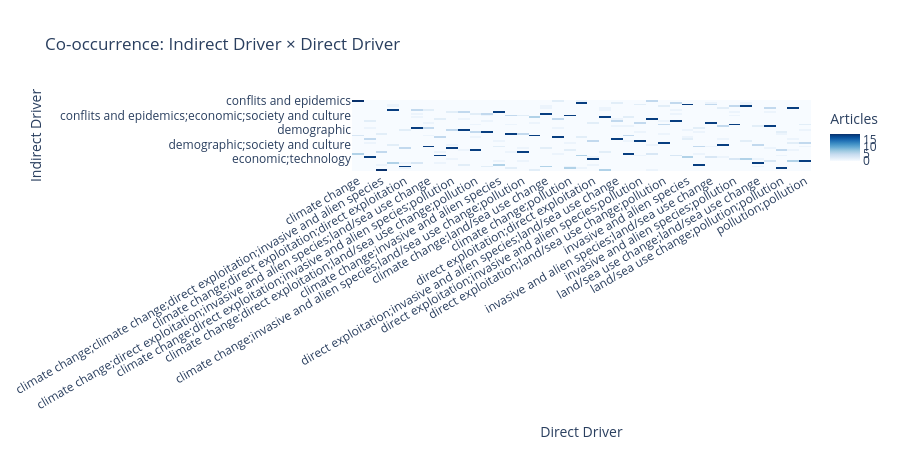

Source (notebook cell):
### Markdown cell above
## Step 5: Co-occurrence Heatmap — Indirect × Direct Driver

### Code cell
rows_expanded = []
for _, row in df.iterrows():
    directs   = [d.strip() for d in str(row['Direct_driver']).split(';')
                 if d.strip() and d.strip().lower() != 'unknown']
    indirects = [i.strip() for i in str(row['Indirect_driver']).split(';')
                 if i.strip() and i.strip().lower() != 'unknown']
    for ind in indirects:
        for dir_ in directs:
            rows_expanded.append({'indirect': ind, 'direct': dir_})

df_pairs = pd.DataFrame(rows_expanded)
cooccurrence = (
    df_pairs
    .groupby(['indirect', 'direct'])
    .size()
    .reset_index(name='count')
    .pivot(index='indirect', columns='direct', values='count')
    .fillna(0)
    .astype(int)
)

fig_heat = px.imshow(
    cooccurrence,
    title='Co-occurrence: Indirect Driver × Direct Driver',
    labels=dict(x='Direct Driver', y='Indirect Driver', color='Articles'),
    color_continuous_scale='Blues',
    text_auto=True,
    aspect='auto',
)
fig_heat.update_layout(height=450, margin=dict(l=220, b=160))
fig_heat.update_xaxes(tickangle=-30)
display(fig_heat)

### Figure 1 — Plotly figure (JSON) as saved in the notebook; plotly's stock layout.template omitted (floating-point values rounded to 4 significant figures; data arrays with more than 128 entries replaced by an {"elided": "..."} marker saying what was removed)
{"data": [{"coloraxis": "coloraxis", "hovertemplate": "Direct Driver: %{x}<br>Indirect Driver: %{y}<br>Articles: %{z}<extra></extra>", "name": "0", "texttemplate": "%{z}", "type": "heatmap", "x": ["climate change", "climate change;climate change", "climate change;climate change;direct exploitation;invasive and alien species", "climate change;direct exploitation", "climate change;direct exploitation;direct exploitation", "climate change;direct exploitation;invasive and alien species", "climate change;direct exploitation;invasive and alien species;land/sea use change", "climate change;direct exploitation;invasive and alien species;land/sea use change;pollution", "climate change;direct exploitation;invasive and alien species;pollution", "climate change;direct exploitation;land/sea use change", "climate change;direct exploitation;land/sea use change;pollution", "climate change;direct exploitation;pollution", "climate change;invasive and alien species", "climate change;invasive and alien species;land/sea use change", "climate change;invasive and alien species;land/sea use change;pollution", "climate change;invasive and alien species;pollution", "climate change;land/sea use change", "climate change;land/sea use change;pollution", "climate change;pollution", "direct exploitation", "direct exploitation;direct exploitation", "direct exploitation;invasive and alien species", "direct exploitation;invasive and alien species;land/sea use change", "direct exploitation;invasive and alien species;land/sea use change;pollution", "direct exploitation;invasive and alien species;pollution", "direct exploitation;land/sea use change", "direct exploitation;land/sea use change;pollution", "direct exploitation;pollution", "invasive and alien species", "invasive and alien species;invasive and alien species", "invasive and alien species;land/sea use change", "invasive and alien species;land/sea use change;pollution", "invasive and alien species;pollution", "land/sea use change", "land/sea use change;land/sea use change", "land/sea use change;pollution", "land/sea use change;pollution;pollution", "pollution", "pollution;pollution"], "xaxis": "x", "y": ["conflits and epidemics", "conflits and epidemics;demographic", "conflits and epidemics;demographic;economic", "conflits and epidemics;demographic;governance and institutions", "conflits and epidemics;demographic;society and culture", "conflits and epidemics;demographic;technology", "conflits and epidemics;economic", "conflits and epidemics;economic;governance and institutions", "conflits and epidemics;economic;society and culture", "conflits and epidemics;economic;technology", "conflits and epidemics;governance and institutions", "conflits and epidemics;governance and institutions;society and culture", "conflits and epidemics;governance and institutions;technology", "conflits and epidemics;society and culture", "conflits and epidemics;society and culture;technology", "conflits and epidemics;technology", "demographic", "demographic;economic", "demographic;economic;governance and institutions", "demographic;economic;society and culture", "demographic;economic;technology", "demographic;governance and institutions", "demographic;governance and institutions;society and culture", "demographic;governance and institutions;technology", "demographic;society and culture", "demographic;society and culture;technology", "demographic;technology", "economic", "economic;governance and institutions", "economic;governance and institutions;society and culture", "economic;governance and institutions;technology", "economic;society and culture", "economic;technology", "governance and institutions", "governance and institutions;society and culture", "governance and institutions;technology", "society and culture", "society and culture;technology", "technology"], "yaxis": "y", "z": {"elided": "39x39 int values"}}], "layout": {"coloraxis": {"colorbar": {"title": {"text": "Articles"}}, "colorscale": [[0, "rgb(247,251,255)"], [0.125, "rgb(222,235,247)"], [0.25, "rgb(198,219,239)"], [0.375, "rgb(158,202,225)"], [0.5, "rgb(107,174,214)"], [0.625, "rgb(66,146,198)"], [0.75, "rgb(33,113,181)"], [0.875, "rgb(8,81,156)"], [1, "rgb(8,48,107)"]]}, "height": 450, "margin": {"b": 160, "l": 220}, "title": {"text": "Co-occurrence: Indirect Driver × Direct Driver"}, "xaxis": {"anchor": "y", "domain": [0, 1], "tickangle": -30, "title": {"text": "Direct Driver"}}, "yaxis": {"anchor": "x", "autorange": "reversed", "domain": [0, 1], "title": {"text": "Indirect Driver"}}}}
